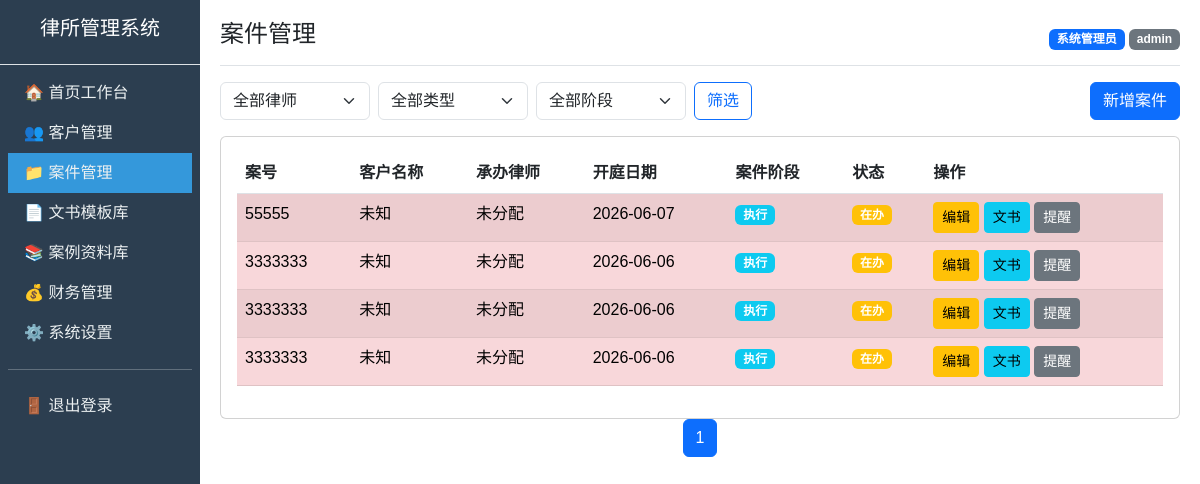
Page /case/list (signed in) on the committed database.
### models.py (models this page shows)
class CaseInfo(db.Model):
    __tablename__ = "case_info"
    id = db.Column(db.Integer, primary_key=True, autoincrement=True)
    client_id = db.Column(db.Integer, db.ForeignKey("client.id"))  # 客户ID
    case_no = db.Column(db.String(64))  # 案号
    case_type = db.Column(db.String(32))  # 案件类型：民事/刑事/劳动/行政/执行
    court = db.Column(db.String(128))  # 受理法院
    lawyer_id = db.Column(db.Integer, db.ForeignKey("sys_user.id"))  # 承办律师ID
    opposite_party = db.Column(db.String(128))  # 对方当事人
    accept_date = db.Column(db.Date)  # 收案日期
    stage = db.Column(db.String(32), default="立案")  # 审理阶段
    status = db.Column(db.String(16), default="在办")  # 案件状态：在办/结案
    court_date = db.Column(db.Date)  # 开庭日期
    create_time = db.Column(db.DateTime, default=datetime.now)

### app.py (the view)
@app.route('/case/list')
def case_list():
    page = request.args.get('page', 1, type=int)
    lawyer_id = request.args.get('lawyer_id', type=int)
    case_type = request.args.get('case_type', '')
    stage = request.args.get('stage', '')
    query = CaseInfo.query
    if lawyer_id:
        query = query.filter_by(lawyer_id=lawyer_id)
    if case_type:
        query = query.filter_by(case_type=case_type)
    if stage:
        query = query.filter_by(stage=stage)
    pagination = query.paginate(page=page, per_page=config.ITEMS_PER_PAGE, error_out=False)
    lawyers = SysUser.query.filter_by(role='lawyer').all()
    return render_template('case/list.html', cases=pagination.items, pagination=pagination,
                         lawyers=lawyers, case_type=case_type, stage=stage, lawyer_id=lawyer_id,
                         date=date)

### app.py (called while the page is built)
@app.before_request
def login_required():
    allowed_paths = ['/login', '/static/']
    if request.path in allowed_paths or request.path.startswith('/static'):
        return None
    if 'user_id' not in session:
        return redirect(url_for('login'))
    return None

### templates/case/list.html (shortened to what this page needs)
{% extends "base.html" %}
{% block page_title %}案件管理{% endblock %}
{% block content %}
<div class="d-flex justify-content-between align-items-center mb-3">
    <form class="d-flex" method="GET" action="/case/list">
        <select name="lawyer_id" class="form-select me-2" style="width:150px;">
            <option value="">全部律师</option>
        </select>
        <select name="case_type" class="form-select me-2" style="width:150px;">
            <option value="">全部类型</option>
        </select>
        <select name="stage" class="form-select me-2" style="width:150px;">
            <option value="">全部阶段</option>
        </select>
        <button class="btn btn-outline-primary" type="submit">筛选</button>
    </form>
    <div>
        <a href="/case/add" class="btn btn-primary">新增案件</a>
    </div>
</div>
<div class="card">
    <div class="card-body">
        <table class="table table-striped table-hover">
            <thead>
                <tr>
                    <th>案号</th>
                    <th>客户名称</th>
                    <th>承办律师</th>
                    <th>开庭日期</th>
                    <th>案件阶段</th>
                    <th>状态</th>
                    <th>操作</th>
                </tr>
            </thead>
            <tbody>
                {% for case in cases %}
                <tr {% if case.court_date and (case.court_date - date.today()).days <= 3 %}class="table-danger"{% endif %}>
                    <td>{{ case.case_no or '未填' }}</td>
                    <td>{{ case.client.name if case.client else '未知' }}</td>
                    <td>{{ case.lawyer.real_name if case.lawyer else '未分配' }}</td>
                    <td>{{ case.court_date.strftime('%Y-%m-%d') if case.court_date else '未安排' }}</td>
                    <td><span class="badge bg-info">{{ case.stage }}</span></td>
                    <td><span class="badge {% if case.status == '在办' %}bg-warning{% else %}bg-success{% endif %}">{{ case.status }}</span></td>
                    <td>
                        <a href="/case/edit/{{ case.id }}" class="btn btn-sm btn-warning">编辑</a>
                        <a href="/document/list?case_id={{ case.id }}" class="btn btn-sm btn-info">文书</a>
                        <a href="/case/remind/{{ case.id }}" class="btn btn-sm btn-secondary">提醒</a>
                    </td>
                </tr>
                {% else %}
                <tr>
                    <td colspan="7" class="text-center text-muted">暂无案件数据</td>
                </tr>
                {% endfor %}
            </tbody>
        </table>
    </div>
</div>
<nav aria-label="Page navigation">
    <ul class="pagination justify-content-center">
        {% for page in pagination.iter_pages() %}
            {% if page %}
                <li class="page-item {% if page == pagination.page %}active{% endif %}">
                    <a class="page-link" href="/case/list?page={{ page }}&lawyer_id={{ lawyer_id }}&case_type={{ case_type }}&stage={{ stage }}">{{ page }}</a>
                </li>
            {% else %}
                <li class="page-item disabled"><span class="page-link">...</span></li>
            {% endif %}
        {% endfor %}
    </ul>
</nav>
{% endblock %}

### templates/base.html (style rules this page uses)
body { font-family: "Microsoft YaHei", sans-serif; }

### rows in the picture
CaseInfo: case_no "55555", client "未知", lawyer "未分配", court_date "2026-06-07", stage "执行", status "在办"
CaseInfo: case_no "3333333", client "未知", lawyer "未分配", court_date "2026-06-06", stage "执行", status "在办"
CaseInfo: case_no "3333333", client "未知", lawyer "未分配", court_date "2026-06-06", stage "执行", status "在办"
CaseInfo: case_no "3333333", client "未知", lawyer "未分配", court_date "2026-06-06", stage "执行", status "在办"

### other values in the picture
{{ session.real_name }} "系统管理员"
{{ session.role }} "admin"
{{ page }} "1"
